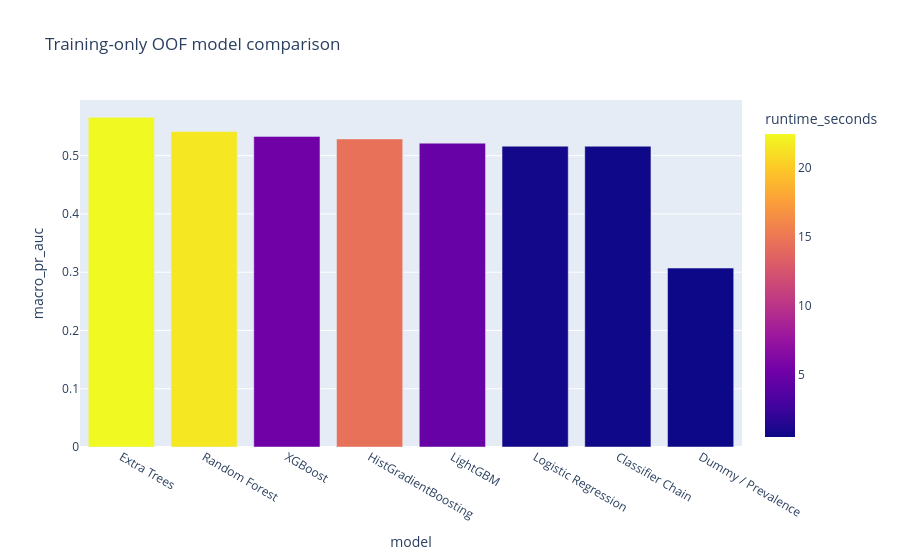

Notebook source saved alongside this figure:
### Markdown cell above
# 9. Baseline Models

Dummy/prevalence and Logistic Regression establish whether complex models
add meaningful value beyond base rates and a transparent linear boundary.

# 10. Advanced Model Benchmark

Random Forest and Extra Trees test nonlinear interactions; HistGradientBoosting,
XGBoost, and LightGBM test boosting; Classifier Chain tests whether explicit
label dependence improves multi-label ranking.

### Code cell
MODEL_RATIONALE = pd.DataFrame([
    ["Dummy / Prevalence", "Base-rate reference", "No patient discrimination", "Very low"],
    ["Logistic Regression", "Stable, interpretable linear baseline", "Misses nonlinear interactions", "Low"],
    ["Random Forest", "Robust nonlinear bagging", "Larger and less calibrated", "Medium"],
    ["Extra Trees", "Strong small-tabular benchmark, low variance", "Feature effects are less direct", "Medium"],
    ["HistGradientBoosting", "Efficient regularized boosting", "Binary relevance required", "Medium"],
    ["XGBoost", "Strong tabular ranking performance", "External dependency and tuning sensitivity", "High"],
    ["LightGBM", "Fast boosting with flexible leaves", "Can overfit tiny rare-label samples", "High"],
    ["Classifier Chain", "Models label dependence", "Order-sensitive and less stable for rare labels", "Medium"],
], columns=["model", "rationale", "limitation", "complexity"])
display(MODEL_RATIONALE)

def base_estimator(name, seed):
    if name == "Dummy / Prevalence":
        return DummyClassifier(strategy="prior")
    if name == "Logistic Regression":
        return LogisticRegression(max_iter=2500, class_weight="balanced", C=0.5, random_state=seed)
    if name == "Random Forest":
        return RandomForestClassifier(
            n_estimators=300, min_samples_leaf=2, class_weight="balanced_subsample",
            random_state=seed, n_jobs=-1,
        )
    if name == "Extra Trees":
        return ExtraTreesClassifier(
            n_estimators=400, min_samples_leaf=2, class_weight="balanced",
            random_state=seed, n_jobs=-1,
        )
    if name == "HistGradientBoosting":
        return HistGradientBoostingClassifier(
            max_depth=3, learning_rate=0.05, max_iter=250,
            l2_regularization=1.0, random_state=seed,
        )
    if name == "XGBoost":
        return XGBClassifier(
            n_estimators=250, max_depth=3, learning_rate=0.05,
            subsample=0.8, colsample_bytree=0.8, reg_lambda=2.0,
            eval_metric="logloss", tree_method="hist", random_state=seed, n_jobs=-1,
        )
    if name == "LightGBM":
        return LGBMClassifier(
            n_estimators=250, num_leaves=15, max_depth=4, learning_rate=0.05,
            subsample=0.8, colsample_bytree=0.8, reg_lambda=2.0,
            class_weight="balanced", random_state=seed, n_jobs=-1, verbose=-1,
        )
    raise ValueError(name)

def make_binary_pipeline(name, seed):
    steps = [("impute", SimpleImputer(strategy="median"))]
    if name == "Logistic Regression":
        steps.append(("scale", StandardScaler()))
    steps.append(("model", base_estimator(name, seed)))
    return Pipeline(steps)

def fit_binary_relevance(name, X, target, seed=RANDOM_STATE):
    fitted = {}
    priors = {}
    for label in target.columns:
        values = target[label].to_numpy()
        priors[label] = float(values.mean())
        if len(np.unique(values)) < 2:
            fitted[label] = None
        else:
            fitted[label] = make_binary_pipeline(name, seed).fit(X, values)
    return {"name": name, "labels": list(target.columns), "models": fitted, "priors": priors}

def predict_binary_relevance(bundle, X):
    columns = []
    for label in bundle["labels"]:
        model = bundle["models"][label]
        if model is None:
            columns.append(np.full(len(X), bundle["priors"][label]))
        else:
            probabilities = model.predict_proba(X)
            columns.append(probabilities[:, 1] if probabilities.shape[1] > 1 else np.full(len(X), bundle["priors"][label]))
    return np.column_stack(columns)

def safe_ap(truth, score):
    return float(average_precision_score(truth, score)) if len(np.unique(truth)) > 1 else np.nan

def safe_auc(truth, score):
    return float(roc_auc_score(truth, score)) if len(np.unique(truth)) > 1 else np.nan

def probability_metrics(target, probabilities):
    return {
        "macro_pr_auc": float(np.nanmean([safe_ap(target.iloc[:, j], probabilities[:, j]) for j in range(target.shape[1])])),
        "macro_roc_auc": float(np.nanmean([safe_auc(target.iloc[:, j], probabilities[:, j]) for j in range(target.shape[1])])),
    }

cv = MultilabelStratifiedKFold(n_splits=4, shuffle=True, random_state=RANDOM_STATE)
splits = list(cv.split(np.zeros(len(y_train)), y_train.values))
model_names = [
    "Dummy / Prevalence", "Logistic Regression", "Random Forest",
    "Extra Trees", "HistGradientBoosting", "XGBoost", "LightGBM",
]
X_pre_train = tracks["PRE_LAB"]["X_train"]
benchmark_probabilities = {}
benchmark_rows = []

for model_name in model_names:
    start = time.perf_counter()
    oof = np.zeros((len(X_pre_train), len(labels)))
    for fold_train, fold_valid in splits:
        bundle = fit_binary_relevance(model_name, X_pre_train.iloc[fold_train], y_train.iloc[fold_train])
        oof[fold_valid] = predict_binary_relevance(bundle, X_pre_train.iloc[fold_valid])
    benchmark_probabilities[model_name] = oof
    metrics = probability_metrics(y_train, oof)
    benchmark_rows.append({
        "model": model_name,
        **metrics,
        "runtime_seconds": round(time.perf_counter() - start, 2),
    })

# Supplemental classifier-chain benchmark using a stable logistic base.
start = time.perf_counter()
chain_oof = np.zeros((len(X_pre_train), len(labels)))
for fold_train, fold_valid in splits:
    imputer = SimpleImputer(strategy="median")
    scaler = StandardScaler()
    X_fold_train = scaler.fit_transform(imputer.fit_transform(X_pre_train.iloc[fold_train]))
    X_fold_valid = scaler.transform(imputer.transform(X_pre_train.iloc[fold_valid]))
    chain = ClassifierChain(
        LogisticRegression(max_iter=2500, class_weight="balanced", C=0.5),
        order="random",
        random_state=RANDOM_STATE,
    )
    chain.fit(X_fold_train, y_train.iloc[fold_train].values)
    chain_oof[fold_valid] = chain.predict_proba(X_fold_valid)
benchmark_probabilities["Classifier Chain"] = chain_oof
benchmark_rows.append({
    "model": "Classifier Chain",
    **probability_metrics(y_train, chain_oof),
    "runtime_seconds": round(time.perf_counter() - start, 2),
})

leaderboard = pd.DataFrame(benchmark_rows).sort_values("macro_pr_auc", ascending=False).reset_index(drop=True)
display(leaderboard)
px.bar(leaderboard, x="model", y="macro_pr_auc", color="runtime_seconds", title="Training-only OOF model comparison").show()

### Figure 1 — Plotly figure (JSON) as saved in the notebook; plotly's stock layout.template omitted (floating-point values rounded to 4 significant figures)
{"data": [{"hovertemplate": "model=%{x}<br>macro_pr_auc=%{y}<br>runtime_seconds=%{marker.color}<extra></extra>", "legendgroup": "", "marker": {"color": [22.44, 21.56, 5.22, 14.56, 4.74, 0.68, 0.56, 0.48], "coloraxis": "coloraxis", "pattern": {"shape": ""}}, "name": "", "orientation": "v", "showlegend": false, "textposition": "auto", "type": "bar", "x": ["Extra Trees", "Random Forest", "XGBoost", "HistGradientBoosting", "LightGBM", "Logistic Regression", "Classifier Chain", "Dummy / Prevalence"], "xaxis": "x", "y": [0.5658, 0.5414, 0.5331, 0.5287, 0.5215, 0.5163, 0.5162, 0.3071], "yaxis": "y"}], "layout": {"barmode": "relative", "coloraxis": {"colorbar": {"title": {"text": "runtime_seconds"}}, "colorscale": [[0.0, "#0d0887"], [0.1111, "#46039f"], [0.2222, "#7201a8"], [0.3333, "#9c179e"], [0.4444, "#bd3786"], [0.5556, "#d8576b"], [0.6667, "#ed7953"], [0.7778, "#fb9f3a"], [0.8889, "#fdca26"], [1.0, "#f0f921"]]}, "legend": {"tracegroupgap": 0}, "title": {"text": "Training-only OOF model comparison"}, "xaxis": {"anchor": "y", "domain": [0.0, 1.0], "title": {"text": "model"}}, "yaxis": {"anchor": "x", "domain": [0.0, 1.0], "title": {"text": "macro_pr_auc"}}}}
